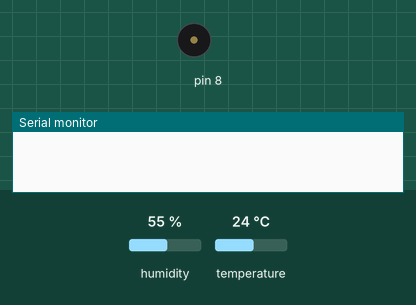
Simulated run of this sketch. Board: Arduino Uno, built with avr-gcc and run on an emulated ATmega328P. On the bench: buzzer (waves = sounding), the last lines printed to the serial monitor. Inputs (shaded band) come from the test bench; at power-on: temperature 24 °C, humidity 55 %.

Above: at 2.8 s.
2.9 s: temperature set to 29 °C
5.6 s: temperature set to 32 °C
At 7.5 s:
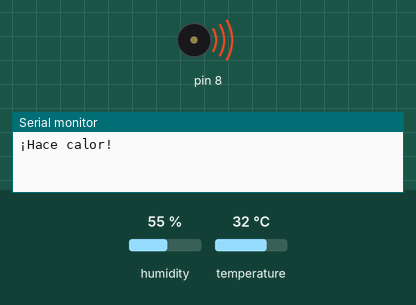
8.3 s: temperature set to 12 °C
At 11.1 s:
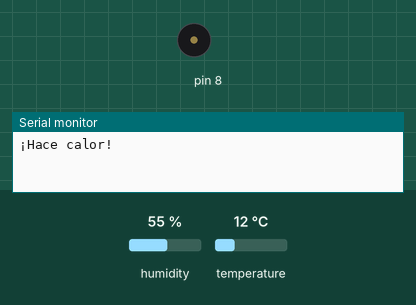
11.6 s: temperature set to 33 °C
At 13.5 s:
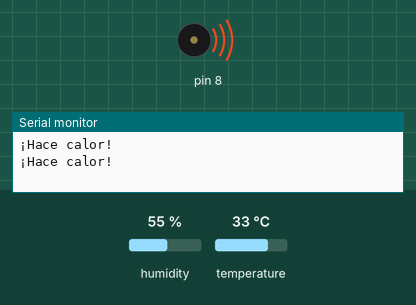
Timing chart, 0 to 15.0 s (numbered marks = the images above; inputs shaded):
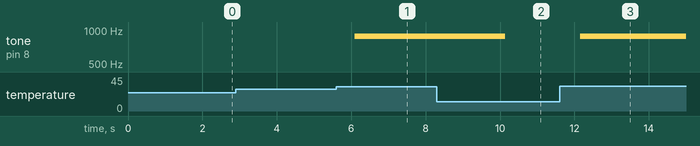

Measured:
- the behaviour switches between 30 and 31 °C on temperature (found by bisection; images 0 and 1)
- after the input at 2.9 s, every drawn part: stays the same
- after the input at 5.6 s, tone on pin 8: silent → 880 Hz after 0.49 s
- after the input at 8.3 s, tone on pin 8: 880 Hz → silent after 1.8 s
- after the input at 11.6 s, tone on pin 8: silent → 880 Hz after 0.56 s

The sketch:

fiebre_aviso.ino
```cpp
// Sesion 8 - Reto: avisar solo al cruzar la raya
// DHT11 en el pin 2, buzzer en el pin 8.
// El monitor serie escribe "¡Hace calor!" una sola vez, justo al pasar de 30.

#include <DHT.h>
DHT dht(2, DHT11);

int yaAviso = 0;   // 0 = todavia no lo hemos dicho, 1 = ya lo dijimos

void setup() {
  Serial.begin(9600);
  dht.begin();
}

void loop() {
  float t = dht.readTemperature();

  if (t > 30) {
    tone(8, 880);
    if (yaAviso == 0) {             // la primera vez que cruza...
      Serial.println("¡Hace calor!");
      yaAviso = 1;                  // ...lo decimos y lo anotamos
    }
  } else {
    noTone(8);
    yaAviso = 0;                    // bajo: listo para avisar de nuevo
  }
  delay(1000);
}
```
